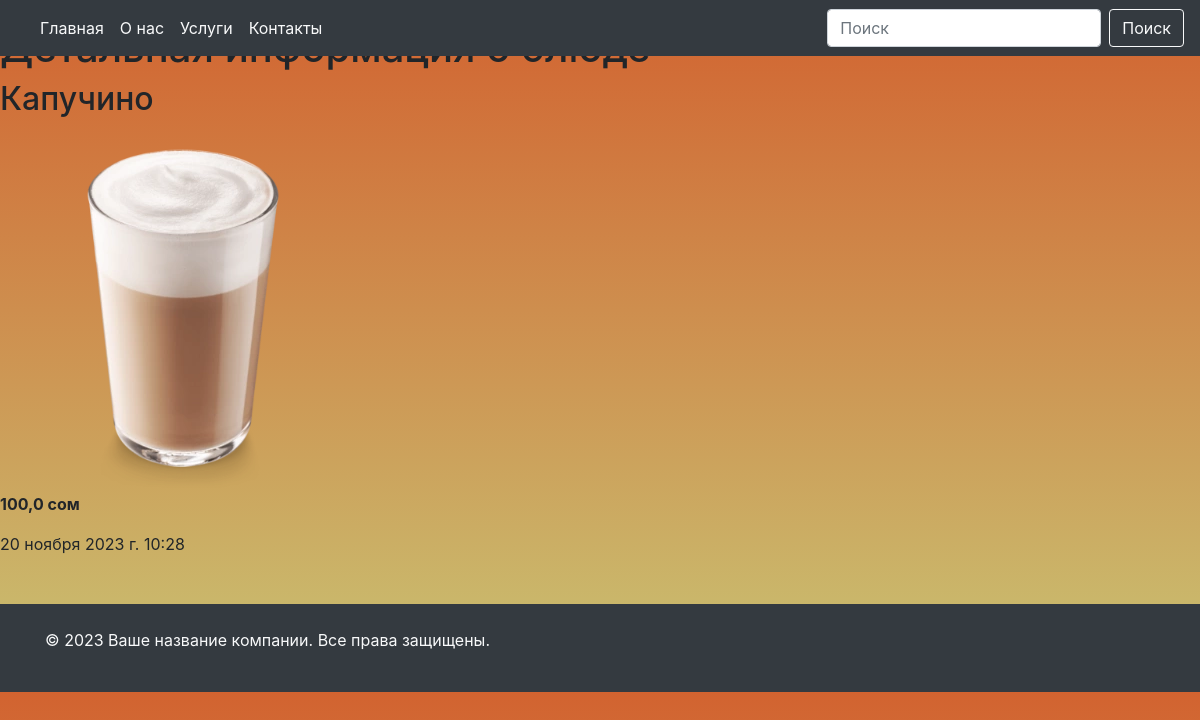
Page /dish_list/4/ on the committed database.
### main_page/models.py (models this page shows, shortened)
class DishListModel(models.Model):
    CATEGORY = (
        ('Пицца', 'Пицца'),
        ('Напитки', 'Напитки'),
        ('Другая еда', 'Другая еда')
    )
    title = models.CharField(max_length=100, verbose_name='Напишите название блюда')
    image = models.ImageField(upload_to='dishes/', verbose_name='Добавьте фото')
    category = models.CharField(max_length=100, choices=CATEGORY)
    description = models.TextField(blank=True, verbose_name='Описание блюда')
    price = models.FloatField()
    created_at = models.DateTimeField(auto_now_add=True)
    class Meta:
        verbose_name = 'Блюдо'
        verbose_name_plural = 'Блюда'

### main_page/views.py (the view)
# urls.py: path('dish_list/<int:id>/', dish_list_detail_view),
def dish_list_detail_view(request, id):
    if request.method == 'GET':
        dish_id = get_object_or_404(DishListModel, id=id)
        return render(request, template_name='dish_detail.html', context={'dish': dish_id})

### templates/dish_detail.html (shortened to what this page needs)
{% include 'header_and_footer/header.html' %}
<h1>Детальная информация о блюде</h1>
<h2>{{dish.title}}</h2>
<img src="{{dish.image.url}}" alt="">
<p><strong>{{dish.price}} сом</strong></p>
<time>{{dish.created_at}}</time>
{% include 'header_and_footer/footer.html' %}

### templates/header_and_footer/header.html (style rules this page uses)
body { background: linear-gradient(to bottom, #d26330, #c9c373); }

### rows in the picture
DishListModel: title "Капучино", image (picture), price "100,0", created_at "20 ноября 2023 г. 10:28"
